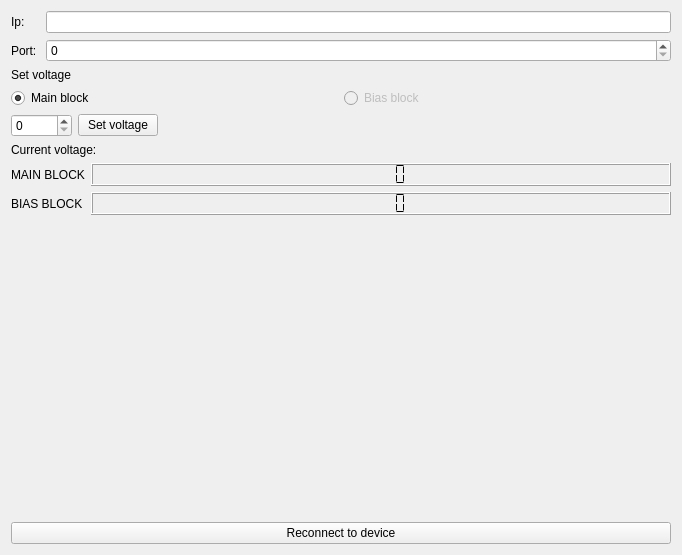
<?xml version="1.0" encoding="UTF-8"?>
<ui version="4.0">
 <class>HVHandlerForm</class>
 <widget class="QWidget" name="HVHandlerForm">
  <property name="geometry">
   <rect>
    <x>0</x>
    <y>0</y>
    <width>682</width>
    <height>555</height>
   </rect>
  </property>
  <property name="windowTitle">
   <string>Form</string>
  </property>
  <layout class="QVBoxLayout" name="verticalLayout">
   <item>
    <layout class="QFormLayout" name="formLayout">
     <item row="0" column="1">
      <widget class="QLineEdit" name="ipEdit"/>
     </item>
     <item row="0" column="0">
      <widget class="QLabel" name="label_3">
       <property name="text">
        <string>Ip: </string>
       </property>
      </widget>
     </item>
     <item row="1" column="1">
      <widget class="QSpinBox" name="portEdit">
       <property name="maximum">
        <number>999999</number>
       </property>
      </widget>
     </item>
     <item row="1" column="0">
      <widget class="QLabel" name="label_4">
       <property name="text">
        <string>Port: </string>
       </property>
      </widget>
     </item>
    </layout>
   </item>
   <item>
    <layout class="QVBoxLayout" name="verticalLayout_2">
     <property name="bottomMargin">
      <number>10</number>
     </property>
     <item>
      <widget class="QLabel" name="label">
       <property name="text">
        <string>Set voltage</string>
       </property>
      </widget>
     </item>
     <item>
      <layout class="QHBoxLayout" name="horizontalLayout">
       <item>
        <widget class="QRadioButton" name="block1Button">
         <property name="enabled">
          <bool>true</bool>
         </property>
         <property name="text">
          <string>Main block</string>
         </property>
         <property name="checked">
          <bool>true</bool>
         </property>
        </widget>
       </item>
       <item>
        <widget class="QRadioButton" name="block2Button">
         <property name="enabled">
          <bool>false</bool>
         </property>
         <property name="text">
          <string>Bias block</string>
         </property>
         <property name="checked">
          <bool>false</bool>
         </property>
        </widget>
       </item>
      </layout>
     </item>
     <item>
      <layout class="QHBoxLayout" name="horizontalLayout_5">
       <item>
        <widget class="QDoubleSpinBox" name="voltageBox">
         <property name="decimals">
          <number>0</number>
         </property>
         <property name="maximum">
          <double>26000.000000000000000</double>
         </property>
        </widget>
       </item>
       <item>
        <widget class="QPushButton" name="setHVButton">
         <property name="text">
          <string>Set voltage</string>
         </property>
        </widget>
       </item>
       <item>
        <spacer name="horizontalSpacer">
         <property name="orientation">
          <enum>Qt::Horizontal</enum>
         </property>
         <property name="sizeHint" stdset="0">
          <size>
           <width>40</width>
           <height>20</height>
          </size>
         </property>
        </spacer>
       </item>
      </layout>
     </item>
     <item>
      <widget class="QLabel" name="label_6">
       <property name="text">
        <string>Current voltage:</string>
       </property>
      </widget>
     </item>
     <item>
      <layout class="QFormLayout" name="formLayout_2">
       <item row="2" column="0">
        <widget class="QLabel" name="label_5">
         <property name="text">
          <string>MAIN BLOCK</string>
         </property>
        </widget>
       </item>
       <item row="3" column="0">
        <widget class="QLabel" name="label_2">
         <property name="text">
          <string>BIAS BLOCK</string>
         </property>
        </widget>
       </item>
       <item row="3" column="1">
        <widget class="QLCDNumber" name="divider2VolatgeDisplay">
         <property name="segmentStyle">
          <enum>QLCDNumber::Flat</enum>
         </property>
        </widget>
       </item>
       <item row="2" column="1">
        <widget class="QLCDNumber" name="divider1VolatgeDisplay">
         <property name="enabled">
          <bool>true</bool>
         </property>
         <property name="smallDecimalPoint">
          <bool>false</bool>
         </property>
         <property name="segmentStyle">
          <enum>QLCDNumber::Flat</enum>
         </property>
        </widget>
       </item>
      </layout>
     </item>
    </layout>
   </item>
   <item>
    <spacer name="verticalSpacer">
     <property name="orientation">
      <enum>Qt::Vertical</enum>
     </property>
     <property name="sizeHint" stdset="0">
      <size>
       <width>20</width>
       <height>40</height>
      </size>
     </property>
    </spacer>
   </item>
   <item>
    <widget class="QLabel" name="statusLabel">
     <property name="text">
      <string/>
     </property>
    </widget>
   </item>
   <item>
    <widget class="QPushButton" name="reconnectButton">
     <property name="text">
      <string>Reconnect to device</string>
     </property>
    </widget>
   </item>
  </layout>
 </widget>
 <resources/>
 <connections/>
</ui>
